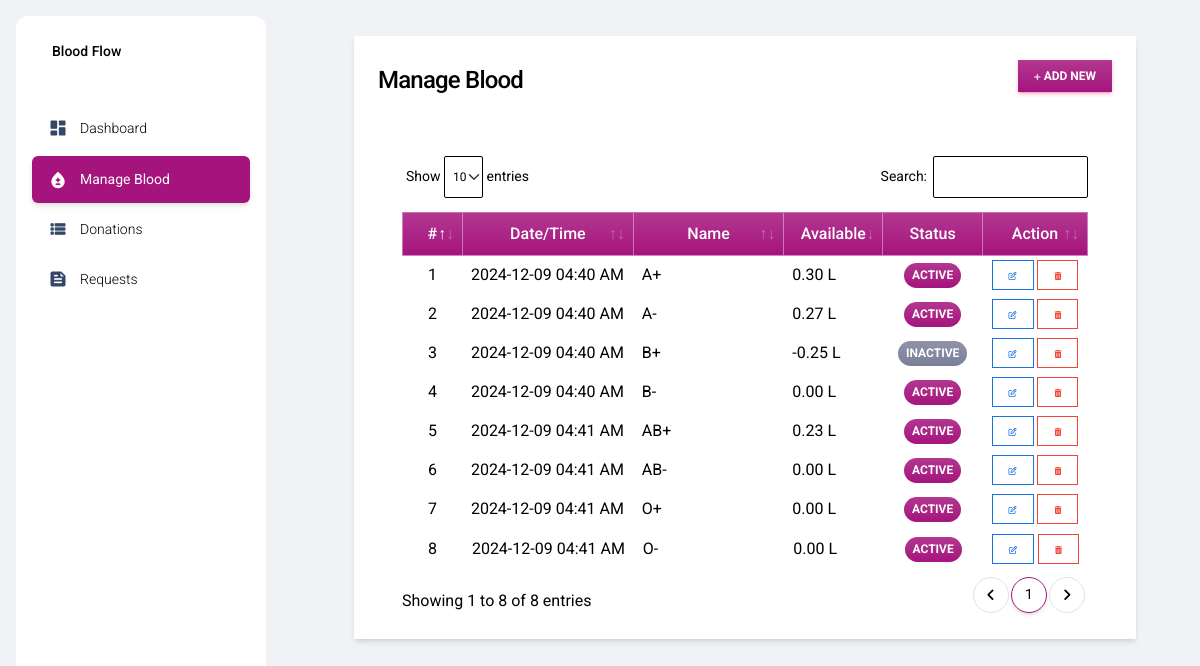
/blood_group_mgt (signed in), run on the app's committed database.
### bbApp/models.py (models this page shows, shortened)
class Blood_Group(models.Model):
    name = models.CharField(max_length=250)
    status = models.CharField(max_length=2, choices=(('1','Active'),('2','Inactive')), default = 1)
    date_created = models.DateTimeField(default=timezone.now)
    date_updated = models.DateTimeField(auto_now=True)
    def get_total_volume(self):
        try:
            total_donation = Donation.objects.filter(blood_group = self).aggregate(Sum('donation_volume'))['donation_volume__sum']
            if total_donation is None:
                total_donation = 0
        except:
            total_donation = 0
        try:
            total_request = Request.objects.exclude(status = 4).filter(blood_group = self).aggregate(Sum('volume'))['volume__sum']
            if total_request is None:
                total_request = 0
        except:
            total_request = 0
        return (total_donation - total_request) / 1000

### bbApp/views.py (the view)
# urls.py: path('blood_group_mgt', views.blood_group_mgt,name="blood_group-page"),
@login_required
def blood_group_mgt(request):
    context['page'] = 'blood_group_mgt'
    context['page_title'] = 'Blood Group Management'
    blood_groups = models.Blood_Group.objects.all()
    context['blood_groups'] = blood_groups
    return render(request,'blood_group_mgt.html',context)

### bbApp/forms.py (shortened to what this page needs)
class UpdateProfile(UserChangeForm):
    username = forms.CharField(max_length=250,help_text="The Username field is required.")
    email = forms.EmailField(max_length=250,help_text="The Email field is required.")
    first_name = forms.CharField(max_length=250,help_text="The First Name field is required.")
    last_name = forms.CharField(max_length=250,help_text="The Last Name field is required.")
    current_password = forms.CharField(max_length=250)
    class Meta:
        model = User
        fields = ('email', 'username','first_name', 'last_name')

### bbApp/templates/blood_group_mgt.html (shortened to what this page needs)
{% extends 'layouts/base.html' %} {% load humanize %} {% block content %}
<div class="container-fluid">
    <div class="col-lg-12 col-md-12 col-sm-12 col-xs-12">
        <div class="card card-default rounded-0 shadow ">
            <div class="card-header">
                <div class="d-flex w-100 align-items-center justify-content-between">
                    <h4 class="card-title fw-bold">Manage Blood</h4>
                    <div class="tools">
                        <button type="button" class="btn btn-primary rounded-0 bg-gradient btn-sm" id='add_new'><i class="fa fa-plus"></i> Add New</button>
                    </div>
                </div>
            </div>
            <div class="card-body">
                <div class="container-fluid">
                    <table class="table table-bordered" id="blood_group-list">
                        <colgroup>
                            <col width="10%">
                            <col width="20%">
                            <col width="25%">
                            <col width="15%">
                            <col width="15%">
                            <col width="15%">
                        </colgroup>
                        <thead style="color: #ffffff;">
                            <tr class="bg-gradient bg-primary bg-opacity-50 text-light" style="color: white">
                                <th class="px-2 py-2 text-center" >#</th>
                                <th class="px-2 py-2 text-center" style="color: white">Date/Time</th>
                                <th class="px-2 py-2 text-center" style="color: white">Name</th>
                                <th class="px-2 py-2 text-center" style="color: white">Available</th>
                                <th class="px-2 py-2 text-center" style="color: white">Status</th>
                                <th class="px-2 py-2 text-center" style="color: white">Action</th>
                            </tr>
                        </thead>
                        <tbody style="color: #000000">
                            {% for bg in blood_groups %}
                            <tr>
                                <td class="px-2 py-1 align-middle text-center">{{ forloop.counter }}</td>
                                <td class="px-2 py-1 align-middle">{{ bg.date_created|date:"Y-m-d h:i A" }}</td>
                                <td class="px-2 py-1 align-middle">{{ bg.name }}</td>
                                <td class="px-2 py-1 align-middle text-end">{{ bg.get_total_volume|floatformat:2|intcomma }} L</td>
                                <td class="px-1 py-1 align-middle text-center">
                                    {% if bg.status == '1' %}
                                    <span class="badge bg-primary bg-gradient rounded-pill px-2">Active</span> {% else %}
                                    <span class="badge bg-secondary bg-gradient rounded-pill px-2">Inactive</span> {% endif %}
                                </td>
                                <td class="px-2 py-1 align-middle text-center">
                                    <a class="btn btn-outline-primary btn-sm edit-data mb-0 border-info text-info px-3 py-1 rounded-0" href="javascript:void(0)" data-url="{% url 'manage-blood_group-pk' bg.pk %}" title="Edit">
                                        <i class="fa fa-edit"></i>
                                    </a>
                                    <button class="btn btn-outline-danger btn-sm delete-data mb-0 border-danger px-3 py-1 rounded-0" type="button" data-id="{{ bg.pk }}" title="Delete">
                                    <i class="fa fa-trash"></i>
                                </button>
                                </td>
                            </tr>
                            {% endfor %}
                        </tbody>
                    </table>
                </div>
            </div>
        </div>
    </div>
</div>
{% endblock content %}

### static/default/css/style.css (style rules this page uses)
html, body { height: 100%; width: 100%; max-height: 100%; overflow: auto; display: flex; flex-direction: column; }
.dark-version .table tbody tr:last-child td { border-width: 1px !important; }

### data on the page
Blood_Group: date_created "2024-12-09 04:40 AM", name "A+", get_total_volume "0.30", status "ACTIVE"
Blood_Group: date_created "2024-12-09 04:40 AM", name "A-", get_total_volume "0.27", status "ACTIVE"
Blood_Group: date_created "2024-12-09 04:40 AM", name "B+", get_total_volume "-0.25", status "INACTIVE"
Blood_Group: date_created "2024-12-09 04:40 AM", name "B-", get_total_volume "0.00", status "ACTIVE"
Blood_Group: date_created "2024-12-09 04:41 AM", name "AB+", get_total_volume "0.23", status "ACTIVE"
Blood_Group: date_created "2024-12-09 04:41 AM", name "AB-", get_total_volume "0.00", status "ACTIVE"
Blood_Group: date_created "2024-12-09 04:41 AM", name "O+", get_total_volume "0.00", status "ACTIVE"
Blood_Group: date_created "2024-12-09 04:41 AM", name "O-", get_total_volume "0.00", status "ACTIVE"
